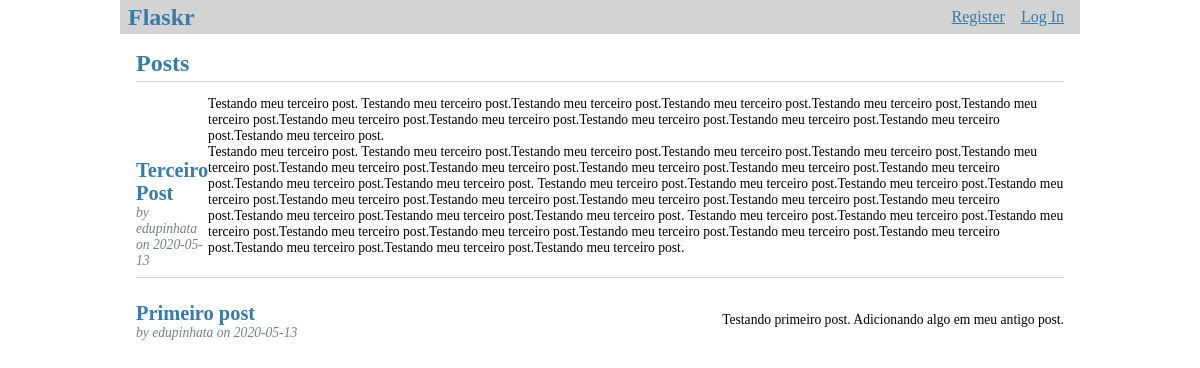
The page / on the database its author committed.
### tables this page shows
CREATE TABLE post (
  id INTEGER PRIMARY KEY AUTOINCREMENT,
  author_id INTEGER NOT NULL,
  created TIMESTAMP NOT NULL DEFAULT CURRENT_TIMESTAMP,
  title TEXT NOT NULL,
  body TEXT NOT NULL,
  FOREIGN KEY (author_id) REFERENCES user (id)
);

CREATE TABLE user (
  id INTEGER PRIMARY KEY AUTOINCREMENT,
  username TEXT UNIQUE NOT NULL,
  password TEXT NOT NULL
);

### flaskr/blog.py (the view)
@bp.route('/')
def index():
    db = get_db()
    posts = db.execute(
            'SELECT p.id, title, body, created, author_id, username'
            ' FROM post p JOIN user u ON p.author_id = u.id'
            ' ORDER BY created DESC'
            ).fetchall()
    return render_template('blog/index.html', posts=posts)

### flaskr/auth.py (called while the page is built)
@bp.before_app_request
def load_logged_in_user():
    user_id = session.get('user_id')
    if user_id is None:
        g.user = None
    else:
        g.user = get_db().execute(
                'SELECT * FROM user WHERE id = ?', (user_id,)
            ).fetchone()

### flaskr/db.py (called while the page is built)
def get_db():
    if 'db' not in g:
        g.db = sqlite3.connect(
            current_app.config['DATABASE'],
            detect_types=sqlite3.PARSE_DECLTYPES
        )
        g.db.row_factory = sqlite3.Row
    return g.db

### flaskr/templates/blog/index.html (shortened to what this page needs)
{% extends 'base.html' %}
{% block header %}
    <h1>{% block title %}Posts{% endblock %}</h1>
{% endblock %}
{% block content %}
    {% for post in posts %}
        <article class="post">
            <header>
                <div>
                    <h1>{{ post['title'] }}</h1>
                    <div class="about">by {{ post['username'] }} on {{ post['created'].strftime('%Y-%m-%d') }}</div>
                </div>
            <header>
            <p class="body">{{ post['body'] }}</p>
        </article>
        {% if not loop.last %}
            <hr>
        {% endif %}
    {% endfor %}
{% endblock %}

### flaskr/templates/base.html (shortened to what this page needs)
<!doctype html>
<link rel="stylesheet" href="{{ url_for('static', filename='style.css') }}">
<nav>
    <h1>Flaskr</h1>
    <ul>
        {% if g.user %}
            <li><span>{{ g.user['username'] }}</span>
            <li><a href="{{ url_for('auth.logout') }}">Log Out</a>
        {% else %}
            <li><a href="{{ url_for('auth.register') }}">Register</a>
            <li><a href="{{ url_for('auth.login') }}">Log In</a>
        {% endif %}
    </ul>
</nav>
<section class="content">
    <header>
        {% block header %}{% endblock %}
    </header>
    {% block content %}{% endblock %}
</section>

### flaskr/static/style.css (style rules this page uses)
h1 { font-family: serif; color: #377ba8; margin: 1rem 0; }
a { color: #377ba8; }
hr { border: none; border-top: 1px solid lightgray; }
nav { background: lightgray; display: flex; align-items: center; padding: 0 0.5rem; }
nav h1 { flex: auto; margin: 0; }
nav ul { display: flex; list-style: none; margin: 0; padding: 0; }
nav ul li a, nav ul li span, header .action { display: block; padding: 0.5rem; }
.content { padding: 0 1rem 1rem; }
.content > header { border-bottom: 1px solid lightgray; display: flex; align-items: flex-end; }
.content > header h1 { flex: auto; margin: 1rem 0 0.25rem 0; }
.post > header { display: flex; align-items: flex-end; font-size: 0.85em; }
.post > header > div:first-of-type { flex: auto; }
.post > header h1 { font-size: 1.5em; margin-bottom: 0; }
.post .about { color: slategray; font-style: italic; }
.post .body { white-space: pre-line; }
.content:last-child { margin-bottom: 0; }

### rows shown on the page
post: title "Terceiro Post", username "edupinhata", created "2020-05-13", body "Testando meu terceiro post. Testando meu terceiro post.Testando meu terceiro post.Testando meu terceiro post.Testando meu terceiro post.Testando meu terceiro post.Testando meu terceiro post.Testando meu terceiro post.Testando meu terceiro post.Testando meu terceiro post.Testando meu terceiro post.Testando meu terceiro post. Testando meu terceiro post. Testando meu terceiro post.Testando meu terceiro post.Testando meu terceiro post.Testando meu terceiro post.Testando meu terceiro post.Testando meu terceiro post.Testando meu terceiro post.Testando meu terceiro post.Testando meu terceiro post.Testando meu terceiro post.Testando meu terceiro post.Testando meu terceiro post. Testando meu…"
post: title "Primeiro post", username "edupinhata", created "2020-05-13", body "Testando primeiro post. Adicionando algo em meu antigo post."
